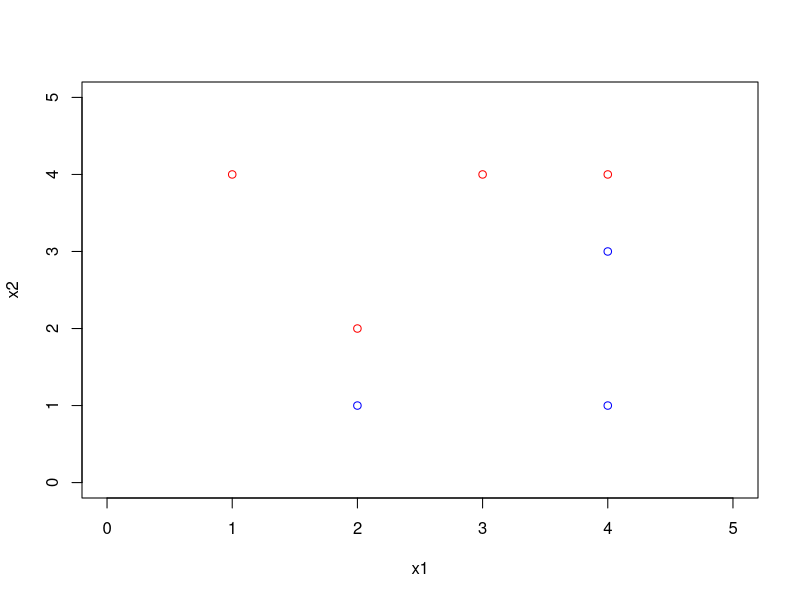
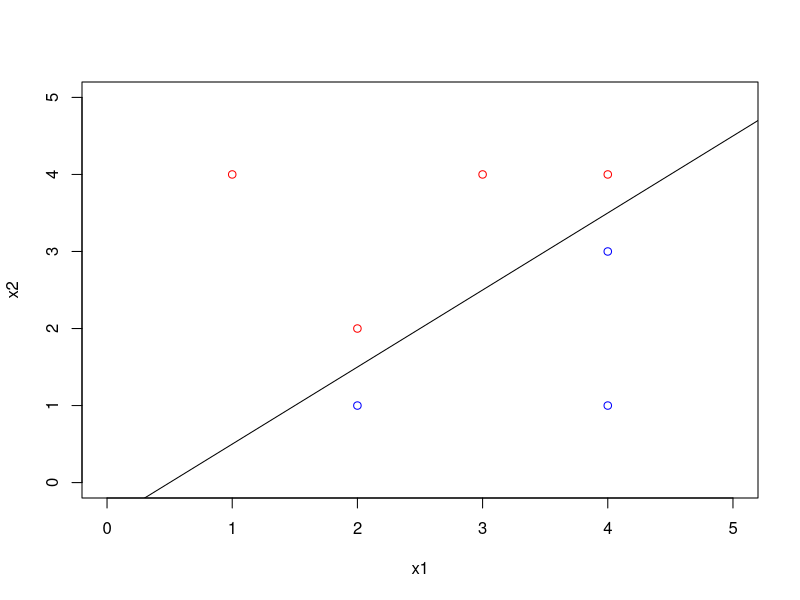
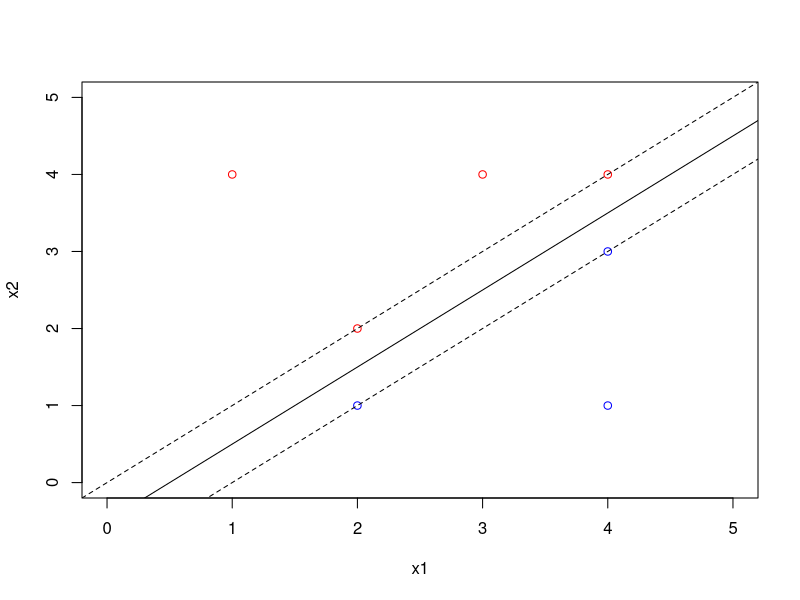

Generate these figures, in order, with R:
## ---- chunk 1
knitr::opts_chunk$set(echo = TRUE,out.width="0.9\\linewidth",dev="pdf",fig.align  = 'center')
## ---- chunk 2
x1 <- c(3, 2, 4, 1, 2, 4, 4)
x2 <- c(4, 2, 4, 4, 1, 3, 1)
colors <- c("red", "red", "red", "red", "blue", "blue", "blue")
plot(x1, x2, col = colors, xlim = c(0, 5), ylim = c(0, 5))
## ---- chunk 3
plot(x1, x2, col = colors, xlim = c(0, 5), ylim = c(0, 5))
abline(-0.5, 1)
## ---- chunk 4
plot(x1, x2, col = colors, xlim = c(0, 5), ylim = c(0, 5))
abline(-0.5, 1)
abline(-1, 1, lty = 2)
abline(0, 1, lty = 2)
